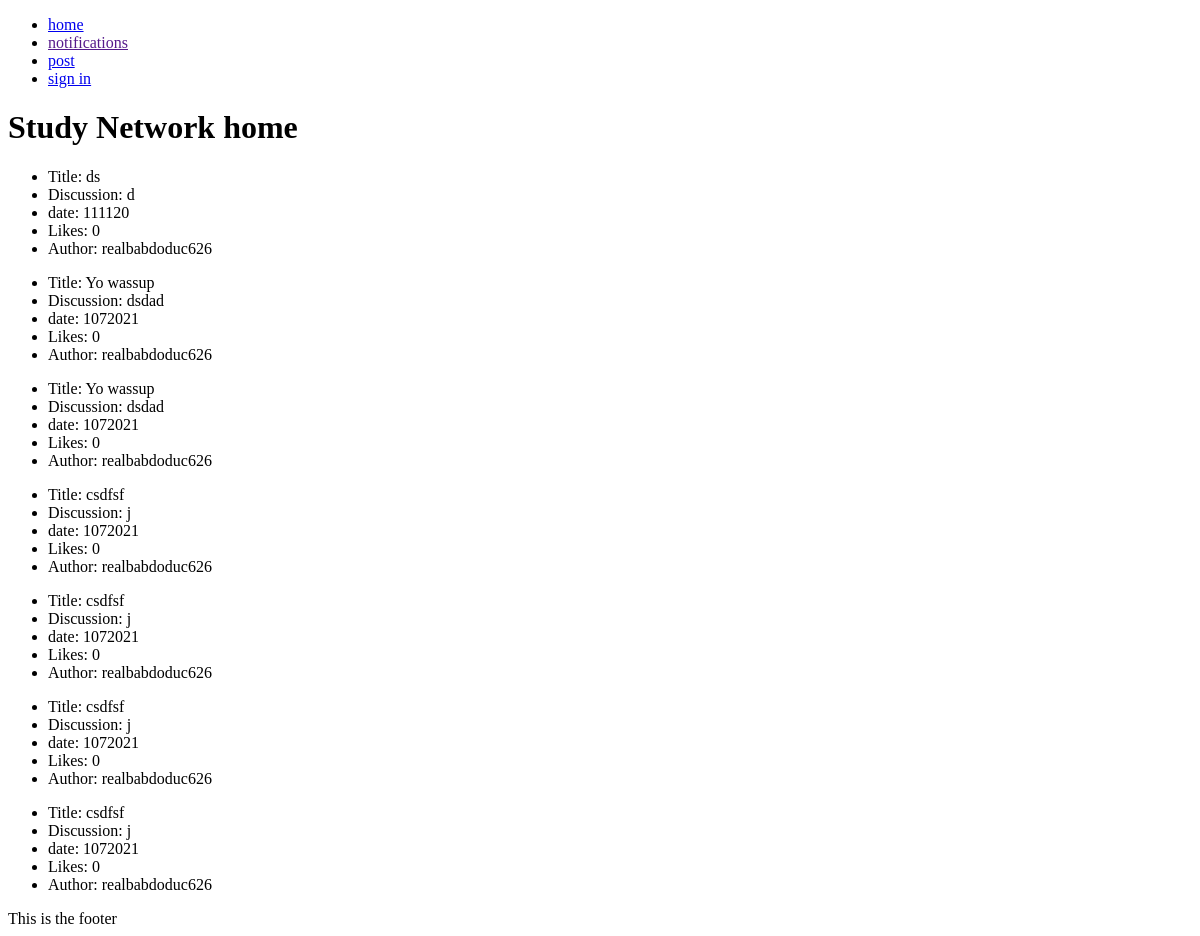
Before: / with the older database file.
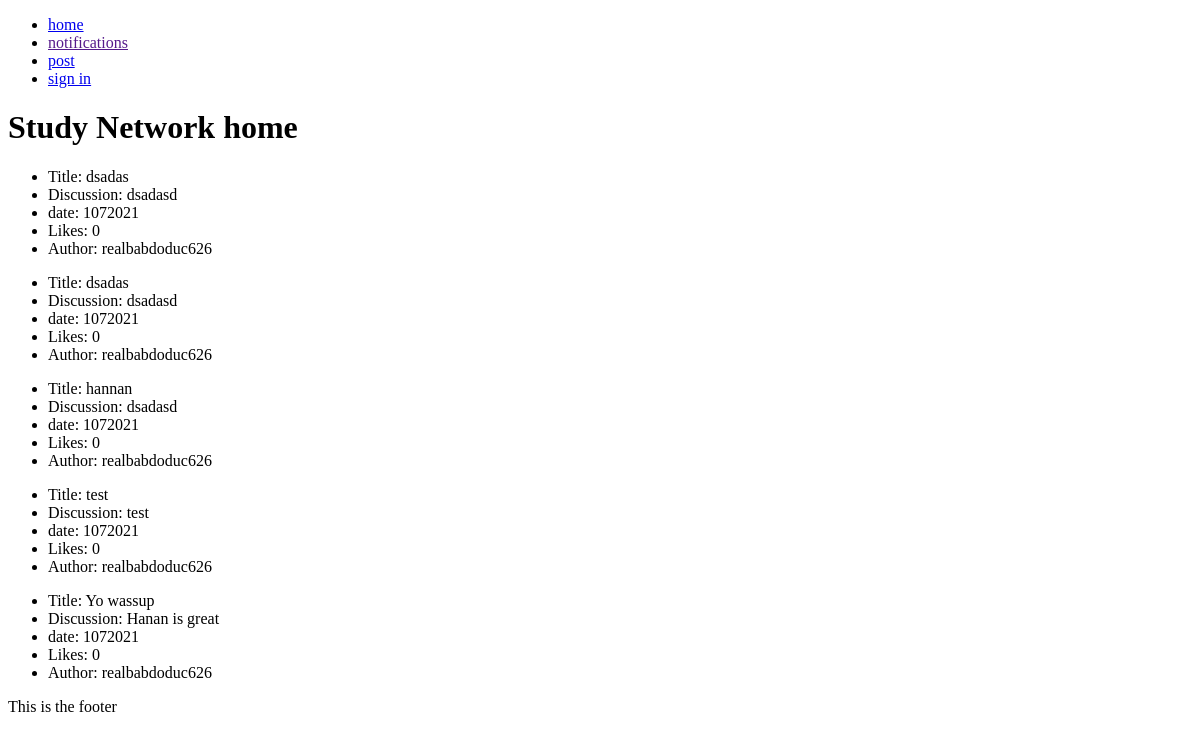
After: the same page with the newer database file.
### models.py (models this page shows)
class Post(db.Model):
    __tablename__ = 'Post'
    id = db.Column(db.Integer, primary_key=True)
    title = db.Column(db.Text)
    discussion = db.Column(db.Text)
    date = db.Column(db.Integer)
    likes = db.Column(db.Integer)
    user_id = db.Column(db.Integer, db.ForeignKey('User.id'))
    post_user = db.relationship('User', back_populates='user_post')
    replies_post = db.relationship('Reply', secondary=PostReply, back_populates='posts_reply')
    categories_post = db.relationship('Category', secondary=PostCategory, back_populates='posts_category')

class User(db.Model):
    __tablename__ = 'User'
    id = db.Column(db.Integer, primary_key=True)
    username = db.Column(db.Text)
    email = db.Column(db.Text)
    password = db.Column(db.Text)
    user_post = db.relationship('Post', back_populates='post_user')
    notifications_user = db.relationship('Notification', secondary=UserNotification, back_populates='users_notification')

### main.py (the view)
@app.route('/')
def home():
    post = models.Post.query.all()
    user_info = sqlite_conn('data.db', 'SELECT * FROM User WHERE id = (SELECT user_id FROM Post)', True)
    return render_template('home.html', post=post, user_info=user_info[1], title='home')

### main.py (called while the page is built)
def sqlite_conn(database, query, single=False):
    conn = sqlite3.connect(database)
    cur = conn.cursor()
    cur.execute(query)
    results = cur.fetchone() if single else cur.fetchall()
    conn.close()
    return results

@app.before_request
def before_request():
    g.logged_in_user = None
    if 'logged_in_user' in session:
        g.logged_in_user = session['logged_in_user']

### templates/home.html
{% extends 'layout.html' %}
{% block content %}
<h1>Study Network home</h1>
{% for posts in post %}
<ul>
    <li>Title: {{ posts.title }}</li>
    <li>Discussion: {{ posts.discussion}}</li>
    <li>date: {{ posts.date }}</li>
    <li>Likes: {{ posts.likes }}</li>
    <li>Author: {{ user_info }}</li>
</ul>
{% endfor %}
{% endblock %}

### templates/layout.html (shortened to what this page needs)
<!DOCTYPE html>
<html>
    <head>
        <link rel="stylesheet" href="/static/css/style.css">
    </head>
    <body>
        {% include 'nav.html' %}
        {% block content %}{% endblock %}
        {% include 'footer.html' %}
    </body>
</html>

### templates/nav.html
<nav>
<ul>
    <li><a href="/">home</a></li>
    <li><a href="">notifications</a></li>
    <li><a href="/post">post</a></li>
    {% if g.logged_in_user %}
        <li><a href="/profile">profile</a></li>
    {% else %}
        <li><a href="/user">sign in</a></li>
    {% endif %}
</ul>
</nav>

### templates/footer.html
<footer>
    This is the footer
</footer>

### static/css/style.css (style rules this page uses)
nav { display: block; width: 100px; }

Changed rows visible on the page:
removed Post: title "ds", discussion "d", date "111120", likes "0", {{ user_info }} "realbabdoduc626"
removed Post: title "Yo wassup", discussion "dsdad", date "1072021", likes "0", {{ user_info }} "realbabdoduc626"
removed Post: title "Yo wassup", discussion "dsdad", date "1072021", likes "0", {{ user_info }} "realbabdoduc626"
removed Post: title "csdfsf", discussion "j", date "1072021", likes "0", {{ user_info }} "realbabdoduc626"
removed Post: title "csdfsf", discussion "j", date "1072021", likes "0", {{ user_info }} "realbabdoduc626"
removed Post: title "csdfsf", discussion "j", date "1072021", likes "0", {{ user_info }} "realbabdoduc626"
removed Post: title "csdfsf", discussion "j", date "1072021", likes "0", {{ user_info }} "realbabdoduc626"
added Post: title "dsadas", discussion "dsadasd", date "1072021", likes "0", {{ user_info }} "realbabdoduc626"
added Post: title "dsadas", discussion "dsadasd", date "1072021", likes "0", {{ user_info }} "realbabdoduc626"
added Post: title "hannan", discussion "dsadasd", date "1072021", likes "0", {{ user_info }} "realbabdoduc626"
added Post: title "test", discussion "test", date "1072021", likes "0", {{ user_info }} "realbabdoduc626"
added Post: title "Yo wassup", discussion "Hanan is great", date "1072021", likes "0", {{ user_info }} "realbabdoduc626"
